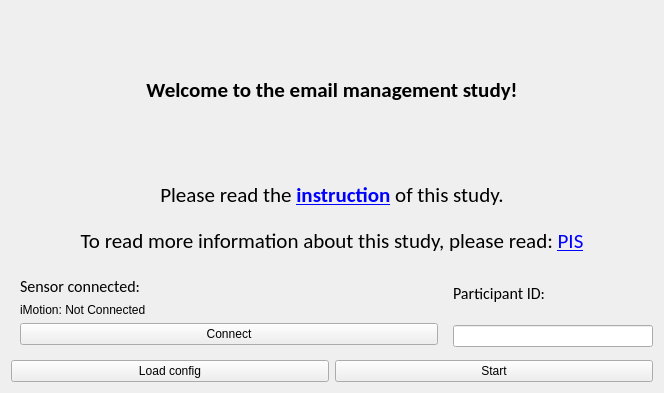
<?xml version="1.0" encoding="UTF-8"?>
<ui version="4.0">
 <class>Form</class>
 <widget class="QWidget" name="Form">
  <property name="geometry">
   <rect>
    <x>0</x>
    <y>0</y>
    <width>664</width>
    <height>393</height>
   </rect>
  </property>
  <property name="sizePolicy">
   <sizepolicy hsizetype="Fixed" vsizetype="Fixed">
    <horstretch>0</horstretch>
    <verstretch>0</verstretch>
   </sizepolicy>
  </property>
  <property name="windowTitle">
   <string>Form</string>
  </property>
  <layout class="QVBoxLayout" name="verticalLayout">
   <item>
    <widget class="QLabel" name="welcomeText">
     <property name="font">
      <font>
       <family>Calibri</family>
       <pointsize>16</pointsize>
       <weight>75</weight>
       <bold>true</bold>
      </font>
     </property>
     <property name="text">
      <string>Welcome to the email management study!</string>
     </property>
     <property name="alignment">
      <set>Qt::AlignCenter</set>
     </property>
    </widget>
   </item>
   <item>
    <widget class="QLabel" name="instructionText">
     <property name="maximumSize">
      <size>
       <width>16777215</width>
       <height>40</height>
      </size>
     </property>
     <property name="font">
      <font>
       <family>Calibri</family>
       <pointsize>14</pointsize>
      </font>
     </property>
     <property name="text">
      <string>&lt;html&gt;&lt;head/&gt;&lt;body&gt;&lt;p align=&quot;center&quot;&gt;&lt;span style=&quot; font-size:16pt;&quot;&gt;Please read the &lt;/span&gt;&lt;a href=&quot;https://docs.google.com/document/d/1d0MWLS5C5B_tiBdBng1-Ru4tBk5IxHT0jPPbmEjbNpc/edit?usp=sharing&quot;&gt;&lt;span style=&quot; font-size:16pt; font-weight:600; text-decoration: underline; color:#0000ff;&quot;&gt;instruction&lt;/span&gt;&lt;/a&gt;&lt;span style=&quot; font-size:16pt;&quot;&gt; of this study.&lt;/span&gt;&lt;/p&gt;&lt;/body&gt;&lt;/html&gt;</string>
     </property>
     <property name="openExternalLinks">
      <bool>true</bool>
     </property>
    </widget>
   </item>
   <item>
    <widget class="QLabel" name="pisText">
     <property name="maximumSize">
      <size>
       <width>16777215</width>
       <height>40</height>
      </size>
     </property>
     <property name="font">
      <font>
       <family>Calibri</family>
       <pointsize>14</pointsize>
      </font>
     </property>
     <property name="text">
      <string>&lt;html&gt;&lt;head/&gt;&lt;body&gt;&lt;p align=&quot;center&quot;&gt;&lt;span style=&quot; font-size:16pt;&quot;&gt;To read more information about this study, please read: &lt;/span&gt;&lt;a href=&quot;https://docs.google.com/document/d/18lyiYHoOldrJdRsYynBfQl9AJ7M8pi8K/edit?usp=sharing&amp;amp;ouid=116957886018192928838&amp;amp;rtpof=true&amp;amp;sd=true&quot;&gt;&lt;span style=&quot; font-size:16pt; text-decoration: underline; color:#0000ff;&quot;&gt;PIS&lt;/span&gt;&lt;/a&gt;&lt;/p&gt;&lt;/body&gt;&lt;/html&gt;</string>
     </property>
     <property name="openExternalLinks">
      <bool>true</bool>
     </property>
    </widget>
   </item>
   <item>
    <layout class="QHBoxLayout" name="horizontalLayout">
     <item>
      <widget class="QWidget" name="sensorsWidget" native="true">
       <layout class="QVBoxLayout" name="sensorConnectSection">
        <item>
         <widget class="QLabel" name="label_5">
          <property name="maximumSize">
           <size>
            <width>16777215</width>
            <height>40</height>
           </size>
          </property>
          <property name="font">
           <font>
            <family>Calibri</family>
            <pointsize>12</pointsize>
           </font>
          </property>
          <property name="text">
           <string>Sensor connected:</string>
          </property>
         </widget>
        </item>
        <item>
         <layout class="QHBoxLayout" name="horizontalLayout_2">
          <item>
           <layout class="QVBoxLayout" name="iMotion">
            <item>
             <widget class="QLabel" name="imotionLabel">
              <property name="maximumSize">
               <size>
                <width>16777215</width>
                <height>40</height>
               </size>
              </property>
              <property name="text">
               <string>iMotion: Not Connected</string>
              </property>
             </widget>
            </item>
            <item>
             <widget class="QPushButton" name="imotionConnectBtn">
              <property name="text">
               <string>Connect</string>
              </property>
             </widget>
            </item>
           </layout>
          </item>
         </layout>
        </item>
       </layout>
      </widget>
     </item>
     <item>
      <layout class="QVBoxLayout" name="verticalLayout_2">
       <item>
        <widget class="QLabel" name="label_4">
         <property name="maximumSize">
          <size>
           <width>16777215</width>
           <height>40</height>
          </size>
         </property>
         <property name="font">
          <font>
           <family>Calibri</family>
           <pointsize>12</pointsize>
          </font>
         </property>
         <property name="text">
          <string>Participant ID:</string>
         </property>
        </widget>
       </item>
       <item>
        <widget class="QLineEdit" name="usernameBox">
         <property name="sizePolicy">
          <sizepolicy hsizetype="Preferred" vsizetype="Fixed">
           <horstretch>0</horstretch>
           <verstretch>0</verstretch>
          </sizepolicy>
         </property>
         <property name="maximumSize">
          <size>
           <width>200</width>
           <height>16777215</height>
          </size>
         </property>
        </widget>
       </item>
      </layout>
     </item>
    </layout>
   </item>
   <item>
    <layout class="QHBoxLayout" name="horizontalLayout_3">
     <item>
      <widget class="QPushButton" name="loadConfigBtn">
       <property name="text">
        <string>Load config</string>
       </property>
      </widget>
     </item>
     <item>
      <widget class="QPushButton" name="startBtn">
       <property name="text">
        <string>Start</string>
       </property>
      </widget>
     </item>
    </layout>
   </item>
  </layout>
 </widget>
 <resources/>
 <connections/>
</ui>
